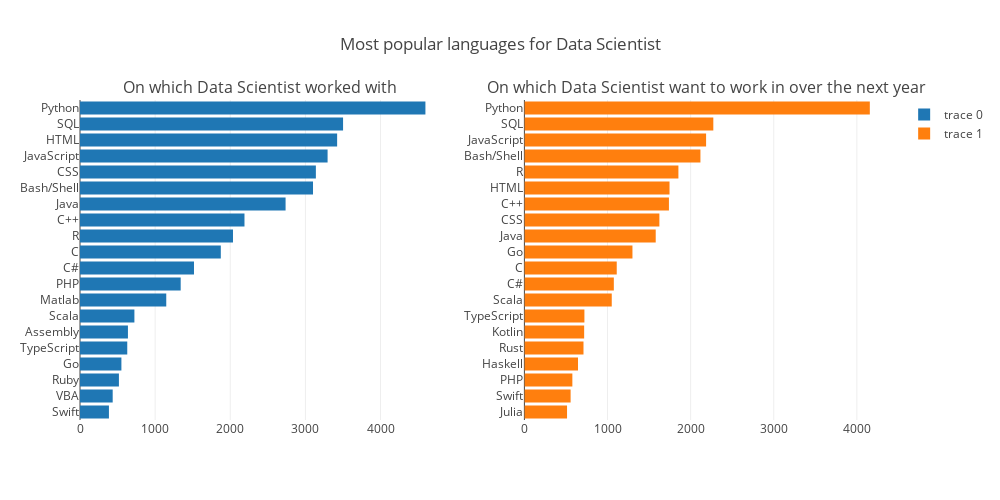

Write notebook code for a chart like this one.
### Code cell
temp1 = split_column_value(stack_dm_data, 'LanguageWorkedWith')
temp1 = temp1.value_counts().sort_values(ascending=False).head(20)
temp2 = split_column_value(stack_dm_data,'LanguageDesireNextYear')
temp2 = temp2.value_counts().sort_values(ascending=False).head(20)
trace1 = go.Bar(
    y=temp1.index[::-1],
    x=temp1.values[::-1],
    orientation = 'h',
    #name = ''
)
trace2 = go.Bar(
    y=temp2.index[::-1],
    x=temp2.values[::-1],
    orientation = 'h',
    #name = ''
)

fig = tools.make_subplots(rows=1, cols=2, subplot_titles=('On which Data Scientist worked with ', 'On which Data Scientist want to work in over the next year'))
                                                          

fig.append_trace(trace1, 1, 1)
fig.append_trace(trace2, 1, 2)
fig['layout'].update(height=500, width=1000, title='Most popular languages for Data Scientist')
iplot(fig, filename='simple-subplot')

### Figure 1 — Plotly figure (JSON) as saved in the notebook; plotly's stock layout.template omitted (floating-point values rounded to 4 significant figures)
{"data": [{"orientation": "h", "type": "bar", "uid": "ee850b0c-a718-4e95-ab78-7e97a8132e4b", "x": [385, 435, 518, 551, 629, 638, 724, 1148, 1340, 1517, 1874, 2036, 2189, 2736, 3101, 3139, 3295, 3422, 3501, 4597], "xaxis": "x", "y": ["Swift", "VBA", "Ruby", "Go", "TypeScript", "Assembly", "Scala", "Matlab", "PHP", "C#", "C", "R", "C++", "Java", "Bash/Shell", "CSS", "JavaScript", "HTML", "SQL", "Python"], "yaxis": "y"}, {"orientation": "h", "type": "bar", "uid": "461fd3e6-a439-419f-b5a6-971b0c0a152e", "x": [513, 556, 577, 645, 711, 719, 722, 1051, 1076, 1111, 1300, 1580, 1624, 1739, 1746, 1853, 2118, 2186, 2273, 4156], "xaxis": "x2", "y": ["Julia", "Swift", "PHP", "Haskell", "Rust", "Kotlin", "TypeScript", "Scala", "C#", "C", "Go", "Java", "CSS", "C++", "HTML", "R", "Bash/Shell", "JavaScript", "SQL", "Python"], "yaxis": "y2"}], "layout": {"annotations": [{"font": {"size": 16}, "showarrow": false, "text": "On which Data Scientist worked with ", "x": 0.225, "xanchor": "center", "xref": "paper", "y": 1, "yanchor": "bottom", "yref": "paper"}, {"font": {"size": 16}, "showarrow": false, "text": "On which Data Scientist want to work in over the next year", "x": 0.775, "xanchor": "center", "xref": "paper", "y": 1, "yanchor": "bottom", "yref": "paper"}], "height": 500, "title": "Most popular languages for Data Scientist", "width": 1000, "xaxis": {"anchor": "y", "domain": [0, 0.45]}, "xaxis2": {"anchor": "y2", "domain": [0.55, 1]}, "yaxis": {"anchor": "x", "domain": [0, 1]}, "yaxis2": {"anchor": "x2", "domain": [0, 1]}}}
